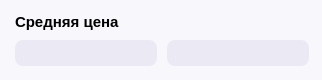
             <widget class="QWidget" name="sign_15" native="true">
              <property name="minimumSize">
               <size>
                <width>310</width>
                <height>0</height>
               </size>
              </property>
              <property name="maximumSize">
               <size>
                <width>322</width>
                <height>80</height>
               </size>
              </property>
              <property name="styleSheet">
               <string notr="true">background-color: rgb(248, 247, 252);
border: none;
border-radius: 21px;
</string>
              </property>
              <widget class="QWidget" name="layoutWidget_62">
               <property name="geometry">
                <rect>
                 <x>0</x>
                 <y>0</y>
                 <width>326</width>
                 <height>81</height>
                </rect>
               </property>
               <layout class="QVBoxLayout" name="verticalLayout_58">
                <property name="spacing">
                 <number>5</number>
                </property>
                <property name="leftMargin">
                 <number>15</number>
                </property>
                <property name="topMargin">
                 <number>9</number>
                </property>
                <property name="rightMargin">
                 <number>15</number>
                </property>
                <property name="bottomMargin">
                 <number>15</number>
                </property>
                <item>
                 <widget class="QLabel" name="label_134">
                  <property name="font">
                   <font>
                    <pointsize>11</pointsize>
                    <weight>75</weight>
                    <bold>true</bold>
                   </font>
                  </property>
                  <property name="text">
                   <string>Средняя цена</string>
                  </property>
                 </widget>
                </item>
                <item>
                 <layout class="QHBoxLayout" name="horizontalLayout_51">
                  <property name="spacing">
                   <number>10</number>
                  </property>
                  <item>
                   <widget class="QLabel" name="label_135">
                    <property name="minimumSize">
                     <size>
                      <width>142</width>
                      <height>26</height>
                     </size>
                    </property>
                    <property name="maximumSize">
                     <size>
                      <width>142</width>
                      <height>26</height>
                     </size>
                    </property>
                    <property name="font">
                     <font>
                      <pointsize>10</pointsize>
                      <weight>75</weight>
                      <bold>true</bold>
                     </font>
                    </property>
                    <property name="styleSheet">
                     <string notr="true">background-color: rgb(235, 233, 244);
border: none;
border-radius: 8px;</string>
                    </property>
                    <property name="frameShadow">
                     <enum>QFrame::Plain</enum>
                    </property>
                    <property name="text">
                     <string/>
                    </property>
                    <property name="margin">
                     <number>0</number>
                    </property>
                   </widget>
                  </item>
                  <item>
                   <widget class="QLabel" name="label_136">
                    <property name="minimumSize">
                     <size>
                      <width>142</width>
                      <height>26</height>
                     </size>
                    </property>
                    <property name="maximumSize">
                     <size>
                      <width>142</width>
                      <height>26</height>
                     </size>
                    </property>
                    <property name="font">
                     <font>
                      <pointsize>10</pointsize>
                      <weight>75</weight>
                      <bold>true</bold>
                     </font>
                    </property>
                    <property name="styleSheet">
                     <string notr="true">background-color: rgb(235, 233, 244);
border: none;
border-radius: 8px;</string>
                    </property>
                    <property name="frameShadow">
                     <enum>QFrame::Plain</enum>
                    </property>
                    <property name="text">
                     <string/>
                    </property>
                    <property name="margin">
                     <number>0</number>
                    </property>
                   </widget>
                  </item>
                 </layout>
                </item>
               </layout>
              </widget>
             </widget>
